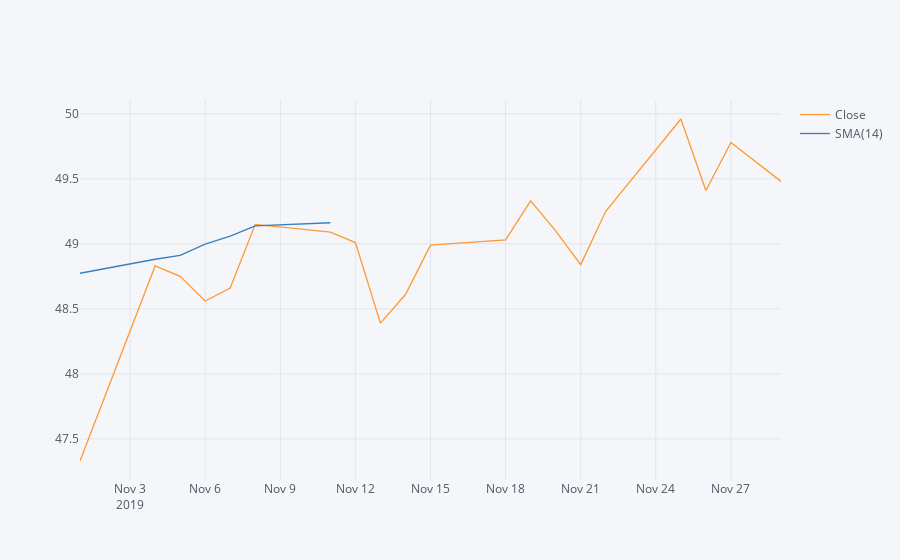

Notebook code cell kept with this figure:
### Markdown cell above
** Using .ta_plot(study='sma') to create a Simple Moving Averages plot of Morgan Stanley **

### Code cell
MS['Close'].loc['2019-11-30':'2019-11-01'].ta_plot(study='sma', title='Simple Moving Averages')

### Figure 1 — Plotly figure (JSON) as saved in the notebook; plotly's stock layout.template omitted (floating-point values rounded to 4 significant figures)
{"data": [{"line": {"color": "rgba(255, 153, 51, 1.0)", "dash": "solid", "shape": "linear", "width": 1.3}, "mode": "lines", "name": "Close", "text": "", "type": "scatter", "x": ["2019-11-29", "2019-11-27", "2019-11-26", "2019-11-25", "2019-11-22", "2019-11-21", "2019-11-20", "2019-11-19", "2019-11-18", "2019-11-15", "2019-11-14", "2019-11-13", "2019-11-12", "2019-11-11", "2019-11-08", "2019-11-07", "2019-11-06", "2019-11-05", "2019-11-04", "2019-11-01"], "y": [49.48, 49.78, 49.41, 49.96, 49.25, 48.84, 49.1, 49.33, 49.03, 48.99, 48.61, 48.39, 49.01, 49.09, 49.15, 48.66, 48.56, 48.75, 48.83, 47.33]}, {"line": {"color": "rgba(55, 128, 191, 1.0)", "dash": "solid", "shape": "linear", "width": 1.3}, "mode": "lines", "name": "SMA(14)", "text": "", "type": "scatter", "x": ["2019-11-29", "2019-11-27", "2019-11-26", "2019-11-25", "2019-11-22", "2019-11-21", "2019-11-20", "2019-11-19", "2019-11-18", "2019-11-15", "2019-11-14", "2019-11-13", "2019-11-12", "2019-11-11", "2019-11-08", "2019-11-07", "2019-11-06", "2019-11-05", "2019-11-04", "2019-11-01"], "y": ["", "", "", "", "", "", "", "", "", "", "", "", "", 49.16, 49.14, 49.06, 49.0, 48.91, 48.88, 48.77]}], "layout": {"legend": {"bgcolor": "#F5F6F9", "font": {"color": "#4D5663"}}, "paper_bgcolor": "#F5F6F9", "plot_bgcolor": "#F5F6F9", "title": {"font": {"color": "#4D5663"}}, "xaxis": {"gridcolor": "#E1E5ED", "showgrid": true, "tickfont": {"color": "#4D5663"}, "title": {"font": {"color": "#4D5663"}, "text": ""}, "zerolinecolor": "#E1E5ED"}, "yaxis": {"gridcolor": "#E1E5ED", "showgrid": true, "tickfont": {"color": "#4D5663"}, "title": {"font": {"color": "#4D5663"}, "text": ""}, "zerolinecolor": "#E1E5ED"}}}
